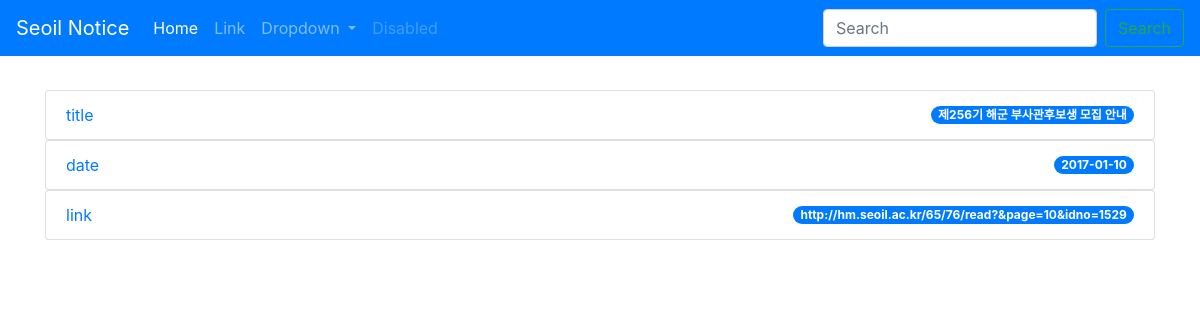
The app's page /, older data.
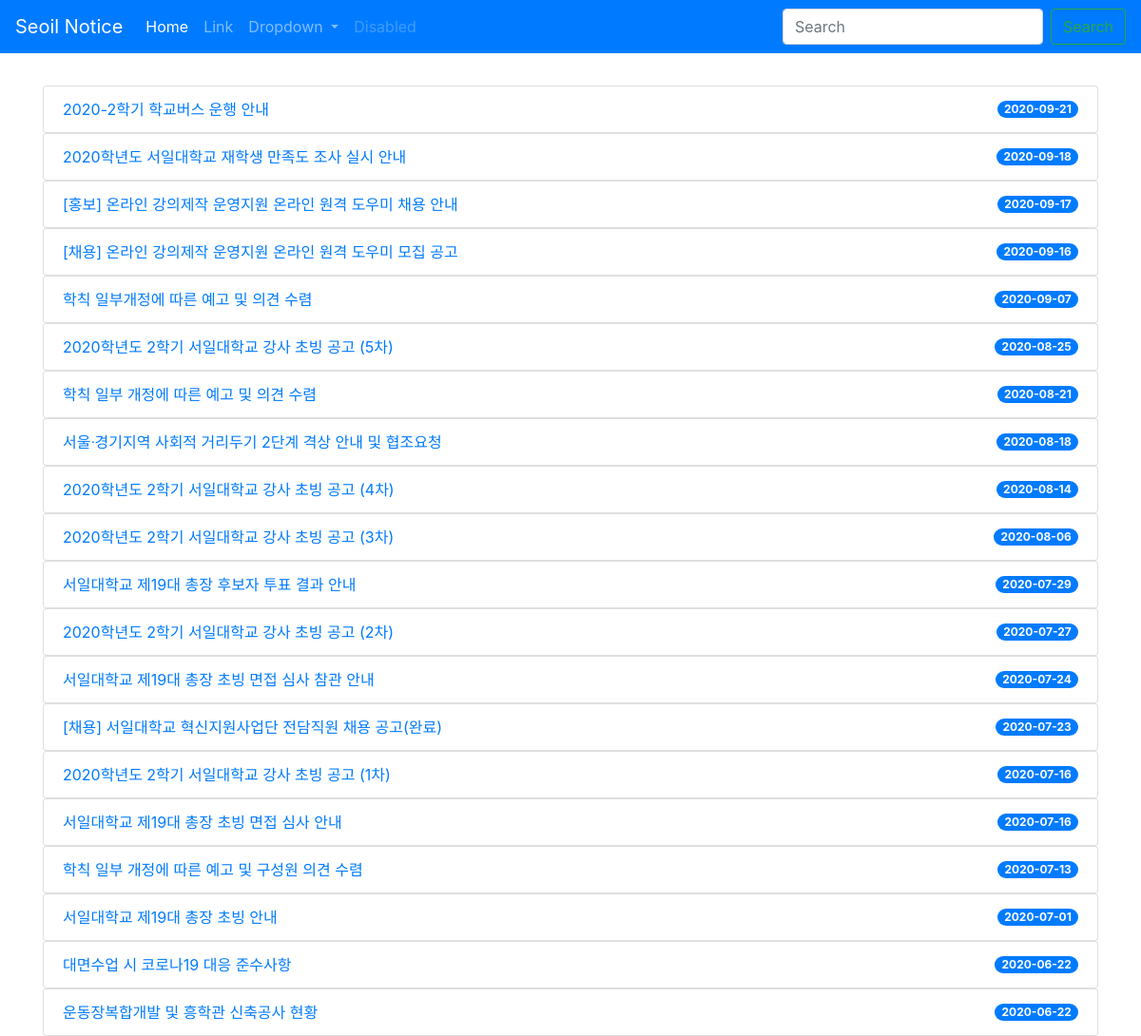
The same page, newer data.
### seoilNotice/models.py (models this page shows, shortened)
class SeoilNotice(models.Model):
    title = models.CharField(max_length=200)
    date = models.CharField(max_length=20)
    url = models.URLField()

### mysite/views.py (the view)
# urls.py: path('', PostListView.as_view(), name='home'),
class PostListView(ListView):
    model = SeoilNotice
    context_object_name = 'posts'
    template_name = 'home.html'

### mysite/templates/home.html (shortened to what this page needs)
<!DOCTYPE html>
<html lang="ko">
<head>
    <link rel="stylesheet" href="https://cdn.jsdelivr.net/npm/bootstrap@4.5.3/dist/css/bootstrap.min.css">
</head>
<body style="padding-top:90px;">
<nav class="navbar navbar-expand-lg navbar-dark bg-primary fixed-top">
  <a class="navbar-brand" href="#">Seoil Notice</a>
  <div class="collapse navbar-collapse" id="navbarSupportedContent">
    <ul class="navbar-nav mr-auto">
      <li class="nav-item active">
        <a class="nav-link" href="#">Home <span class="sr-only">(current)</span></a>
      </li>
      <li class="nav-item">
        <a class="nav-link" href="#">Link</a>
      </li>
      <li class="nav-item dropdown">
        <a class="nav-link dropdown-toggle" href="#" id="navbarDropdown" role="button" data-toggle="dropdown" aria-haspopup="true" aria-expanded="false">
          Dropdown
        </a>
      </li>
      <li class="nav-item">
        <a class="nav-link disabled" href="#" tabindex="-1" aria-disabled="true">Disabled</a>
      </li>
    </ul>
    <form class="form-inline my-2 my-lg-0">
      <input class="form-control mr-sm-2" type="search" placeholder="Search" aria-label="Search">
      <button class="btn btn-outline-success my-2 my-sm-0" type="submit">Search</button>
    </form>
  </div>
</nav>
<div class="container">
{% for notice in posts %}
    <div>
      <ul class="list-group">
        <li class="list-group-item d-flex justify-content-between align-items-center">
          <a href='{{ notice.url }}'>{{ notice.title }}</a>
          <span class="badge badge-primary badge-pill">{{notice.date}}</span>
        </li>
      </ul>
    </div>
{% endfor %}
</div>
</body>
</html>

Row changes from the older to the newer data that the page shows:
removed SeoilNotice: title "title", date "제256기 해군 부사관후보생 모집 안내"
removed SeoilNotice: title "date", date "2017-01-10"
removed SeoilNotice: title "link", date "http://hm.seoil.ac.kr/65/76/read?&page=10&idno=1529"
added SeoilNotice: title "2020-2학기 학교버스 운행 안내", date "2020-09-21"
added SeoilNotice: title "2020학년도 서일대학교 재학생 만족도 조사 실시 안내", date "2020-09-18"
added SeoilNotice: title "[홍보] 온라인 강의제작 운영지원 온라인 원격 도우미 채용 안내", date "2020-09-17"
added SeoilNotice: title "[채용] 온라인 강의제작 운영지원 온라인 원격 도우미 모집 공고", date "2020-09-16"
added SeoilNotice: title "학칙 일부개정에 따른 예고 및 의견 수렴", date "2020-09-07"
added SeoilNotice: title "2020학년도 2학기 서일대학교 강사 초빙 공고 (5차)", date "2020-08-25"
added SeoilNotice: title "학칙 일부 개정에 따른 예고 및 의견 수렴", date "2020-08-21"
added SeoilNotice: title "서울ᐧ경기지역 사회적 거리두기 2단계 격상 안내 및 협조요청", date "2020-08-18"
added SeoilNotice: title "2020학년도 2학기 서일대학교 강사 초빙 공고 (4차)", date "2020-08-14"
added SeoilNotice: title "2020학년도 2학기 서일대학교 강사 초빙 공고 (3차)", date "2020-08-06"
added SeoilNotice: title "서일대학교 제19대 총장 후보자 투표 결과 안내", date "2020-07-29"
added SeoilNotice: title "2020학년도 2학기 서일대학교 강사 초빙 공고 (2차)", date "2020-07-27"
added SeoilNotice: title "서일대학교 제19대 총장 초빙 면접 심사 참관 안내", date "2020-07-24"
added SeoilNotice: title "[채용] 서일대학교 혁신지원사업단 전담직원 채용 공고(완료)", date "2020-07-23"
added SeoilNotice: title "2020학년도 2학기 서일대학교 강사 초빙 공고 (1차)", date "2020-07-16"
added SeoilNotice: title "서일대학교 제19대 총장 초빙 면접 심사 안내", date "2020-07-16"
added SeoilNotice: title "학칙 일부 개정에 따른 예고 및 구성원 의견 수렴", date "2020-07-13"
added SeoilNotice: title "서일대학교 제19대 총장 초빙 안내", date "2020-07-01"
added SeoilNotice: title "대면수업 시 코로나19 대응 준수사항", date "2020-06-22"
added SeoilNotice: title "운동장복합개발 및 흥학관 신축공사 현황", date "2020-06-22"
